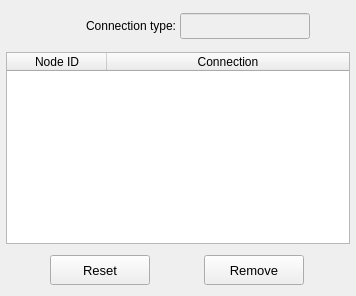
           <widget class="QWidget" name="tab_remove">
            <attribute name="title">
             <string>Remove</string>
            </attribute>
            <layout class="QGridLayout" name="gridLayout_9">
             <property name="leftMargin">
              <number>2</number>
             </property>
             <property name="topMargin">
              <number>6</number>
             </property>
             <property name="rightMargin">
              <number>2</number>
             </property>
             <property name="bottomMargin">
              <number>2</number>
             </property>
             <property name="spacing">
              <number>2</number>
             </property>
             <item row="0" column="0">
              <widget class="QFrame" name="frame_remove_selection">
               <property name="minimumSize">
                <size>
                 <width>0</width>
                 <height>40</height>
                </size>
               </property>
               <property name="maximumSize">
                <size>
                 <width>16777215</width>
                 <height>40</height>
                </size>
               </property>
               <property name="frameShape">
                <enum>QFrame::NoFrame</enum>
               </property>
               <property name="frameShadow">
                <enum>QFrame::Raised</enum>
               </property>
               <layout class="QGridLayout" name="gridLayout_5">
                <property name="leftMargin">
                 <number>4</number>
                </property>
                <property name="topMargin">
                 <number>4</number>
                </property>
                <property name="rightMargin">
                 <number>4</number>
                </property>
                <property name="bottomMargin">
                 <number>4</number>
                </property>
                <property name="spacing">
                 <number>4</number>
                </property>
                <item row="1" column="2">
                 <widget class="QLineEdit" name="lineEdit_connection_type">
                  <property name="enabled">
                   <bool>false</bool>
                  </property>
                  <property name="minimumSize">
                   <size>
                    <width>130</width>
                    <height>0</height>
                   </size>
                  </property>
                  <property name="maximumSize">
                   <size>
                    <width>130</width>
                    <height>26</height>
                   </size>
                  </property>
                  <property name="focusPolicy">
                   <enum>Qt::ClickFocus</enum>
                  </property>
                  <property name="styleSheet">
                   <string notr="true"/>
                  </property>
                  <property name="alignment">
                   <set>Qt::AlignCenter</set>
                  </property>
                 </widget>
                </item>
                <item row="1" column="1">
                 <widget class="QLabel" name="label_3">
                  <property name="minimumSize">
                   <size>
                    <width>130</width>
                    <height>0</height>
                   </size>
                  </property>
                  <property name="maximumSize">
                   <size>
                    <width>130</width>
                    <height>16777215</height>
                   </size>
                  </property>
                  <property name="text">
                   <string>Connection type:</string>
                  </property>
                  <property name="alignment">
                   <set>Qt::AlignRight|Qt::AlignTrailing|Qt::AlignVCenter</set>
                  </property>
                 </widget>
                </item>
                <item row="1" column="3">
                 <spacer name="horizontalSpacer_8">
                  <property name="orientation">
                   <enum>Qt::Horizontal</enum>
                  </property>
                  <property name="sizeHint" stdset="0">
                   <size>
                    <width>40</width>
                    <height>20</height>
                   </size>
                  </property>
                 </spacer>
                </item>
                <item row="1" column="0">
                 <spacer name="horizontalSpacer_7">
                  <property name="orientation">
                   <enum>Qt::Horizontal</enum>
                  </property>
                  <property name="sizeHint" stdset="0">
                   <size>
                    <width>40</width>
                    <height>20</height>
                   </size>
                  </property>
                 </spacer>
                </item>
               </layout>
              </widget>
             </item>
             <item row="1" column="0">
              <widget class="QFrame" name="frame_treeWidget">
               <property name="frameShape">
                <enum>QFrame::NoFrame</enum>
               </property>
               <property name="frameShadow">
                <enum>QFrame::Raised</enum>
               </property>
               <layout class="QGridLayout" name="gridLayout_8">
                <property name="leftMargin">
                 <number>4</number>
                </property>
                <property name="topMargin">
                 <number>4</number>
                </property>
                <property name="rightMargin">
                 <number>4</number>
                </property>
                <property name="bottomMargin">
                 <number>0</number>
                </property>
                <property name="spacing">
                 <number>4</number>
                </property>
                <item row="1" column="0">
                 <widget class="QTreeWidget" name="treeWidget_nodal_info">
                  <property name="minimumSize">
                   <size>
                    <width>0</width>
                    <height>0</height>
                   </size>
                  </property>
                  <property name="maximumSize">
                   <size>
                    <width>1000</width>
                    <height>1000</height>
                   </size>
                  </property>
                  <property name="font">
                   <font>
                    <pointsize>9</pointsize>
                    <weight>50</weight>
                    <italic>false</italic>
                    <bold>false</bold>
                   </font>
                  </property>
                  <property name="frameShape">
                   <enum>QFrame::StyledPanel</enum>
                  </property>
                  <property name="frameShadow">
                   <enum>QFrame::Sunken</enum>
                  </property>
                  <property name="indentation">
                   <number>0</number>
                  </property>
                  <column>
                   <property name="text">
                    <string>Node ID</string>
                   </property>
                   <property name="font">
                    <font>
                     <family>MS Shell Dlg 2</family>
                     <pointsize>9</pointsize>
                     <weight>50</weight>
                     <italic>false</italic>
                     <bold>false</bold>
                    </font>
                   </property>
                   <property name="textAlignment">
                    <set>AlignCenter</set>
                   </property>
                  </column>
                  <column>
                   <property name="text">
                    <string>Connection</string>
                   </property>
                   <property name="font">
                    <font>
                     <family>MS Shell Dlg 2</family>
                     <pointsize>9</pointsize>
                     <weight>50</weight>
                     <italic>false</italic>
                     <bold>false</bold>
                    </font>
                   </property>
                   <property name="textAlignment">
                    <set>AlignCenter</set>
                   </property>
                  </column>
                 </widget>
                </item>
               </layout>
              </widget>
             </item>
             <item row="2" column="0">
              <widget class="QFrame" name="frame_remove_buttons">
               <property name="minimumSize">
                <size>
                 <width>0</width>
                 <height>48</height>
                </size>
               </property>
               <property name="maximumSize">
                <size>
                 <width>16777215</width>
                 <height>48</height>
                </size>
               </property>
               <property name="frameShape">
                <enum>QFrame::NoFrame</enum>
               </property>
               <property name="frameShadow">
                <enum>QFrame::Raised</enum>
               </property>
               <layout class="QGridLayout" name="gridLayout_7">
                <property name="leftMargin">
                 <number>0</number>
                </property>
                <property name="topMargin">
                 <number>0</number>
                </property>
                <property name="rightMargin">
                 <number>0</number>
                </property>
                <property name="bottomMargin">
                 <number>0</number>
                </property>
                <item row="0" column="1">
                 <widget class="QPushButton" name="pushButton_remove">
                  <property name="minimumSize">
                   <size>
                    <width>100</width>
                    <height>30</height>
                   </size>
                  </property>
                  <property name="maximumSize">
                   <size>
                    <width>100</width>
                    <height>30</height>
                   </size>
                  </property>
                  <property name="font">
                   <font>
                    <pointsize>10</pointsize>
                   </font>
                  </property>
                  <property name="styleSheet">
                   <string notr="true"/>
                  </property>
                  <property name="text">
                   <string>Remove</string>
                  </property>
                  <property name="autoDefault">
                   <bool>false</bool>
                  </property>
                  <property name="status" stdset="0">
                   <string>danger</string>
                  </property>
                 </widget>
                </item>
                <item row="0" column="0">
                 <widget class="QPushButton" name="pushButton_reset">
                  <property name="minimumSize">
                   <size>
                    <width>100</width>
                    <height>30</height>
                   </size>
                  </property>
                  <property name="maximumSize">
                   <size>
                    <width>100</width>
                    <height>30</height>
                   </size>
                  </property>
                  <property name="font">
                   <font>
                    <pointsize>10</pointsize>
                   </font>
                  </property>
                  <property name="styleSheet">
                   <string notr="true"/>
                  </property>
                  <property name="text">
                   <string>Reset</string>
                  </property>
                  <property name="autoDefault">
                   <bool>false</bool>
                  </property>
                 </widget>
                </item>
               </layout>
              </widget>
             </item>
            </layout>
           </widget>
